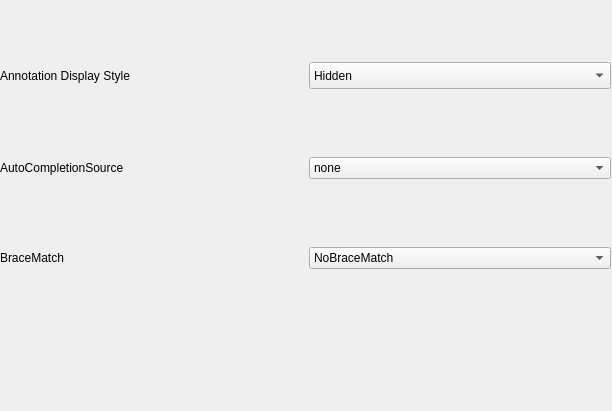
<?xml version="1.0" encoding="UTF-8"?>
<ui version="4.0">
 <class>codeEditorConfiger</class>
 <widget class="QWidget" name="codeEditorConfiger">
  <property name="geometry">
   <rect>
    <x>0</x>
    <y>0</y>
    <width>612</width>
    <height>411</height>
   </rect>
  </property>
  <property name="windowTitle">
   <string>Form</string>
  </property>
  <widget class="QWidget" name="layoutWidget">
   <property name="geometry">
    <rect>
     <x>0</x>
     <y>0</y>
     <width>611</width>
     <height>331</height>
    </rect>
   </property>
   <layout class="QVBoxLayout" name="verticalLayout">
    <item>
     <layout class="QHBoxLayout" name="horizontalLayout">
      <item>
       <widget class="QLabel" name="label">
        <property name="text">
         <string>Annotation Display Style</string>
        </property>
       </widget>
      </item>
      <item>
       <widget class="QComboBox" name="comboBox">
        <property name="minimumSize">
         <size>
          <width>131</width>
          <height>27</height>
         </size>
        </property>
        <item>
         <property name="text">
          <string>Hidden</string>
         </property>
        </item>
        <item>
         <property name="text">
          <string>Standard</string>
         </property>
        </item>
        <item>
         <property name="text">
          <string>Boxed</string>
         </property>
        </item>
       </widget>
      </item>
     </layout>
    </item>
    <item>
     <layout class="QHBoxLayout" name="horizontalLayout_2">
      <item>
       <widget class="QLabel" name="label_2">
        <property name="text">
         <string>AutoCompletionSource</string>
        </property>
       </widget>
      </item>
      <item>
       <widget class="QComboBox" name="comboBox_2">
        <item>
         <property name="text">
          <string>none</string>
         </property>
        </item>
        <item>
         <property name="text">
          <string>all</string>
         </property>
        </item>
        <item>
         <property name="text">
          <string>current documen</string>
         </property>
        </item>
        <item>
         <property name="text">
          <string>apis</string>
         </property>
        </item>
       </widget>
      </item>
     </layout>
    </item>
    <item>
     <layout class="QHBoxLayout" name="horizontalLayout_3">
      <item>
       <widget class="QLabel" name="label_3">
        <property name="text">
         <string>BraceMatch</string>
        </property>
       </widget>
      </item>
      <item>
       <widget class="QComboBox" name="comboBox_3">
        <item>
         <property name="text">
          <string>NoBraceMatch</string>
         </property>
        </item>
        <item>
         <property name="text">
          <string>StrictBraceMatch</string>
         </property>
        </item>
        <item>
         <property name="text">
          <string>SloppyBraceMatch</string>
         </property>
        </item>
       </widget>
      </item>
     </layout>
    </item>
   </layout>
  </widget>
 </widget>
 <resources/>
 <connections/>
</ui>
